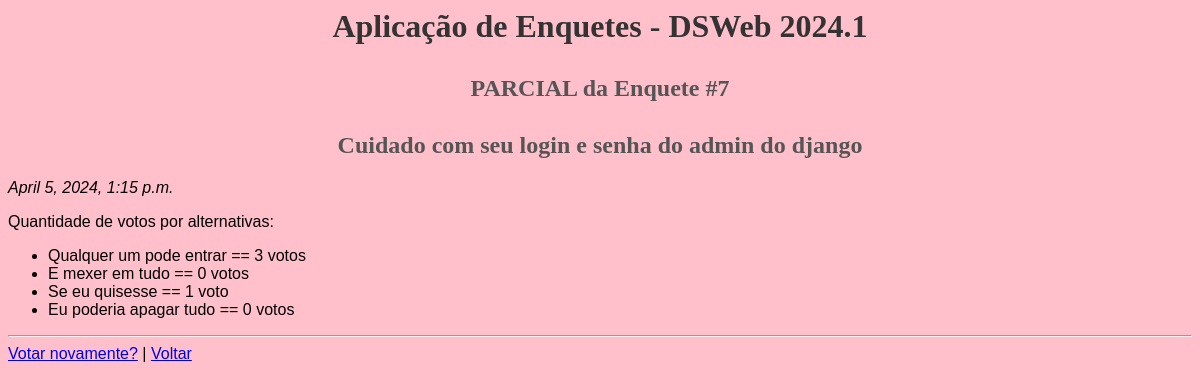
/enquetes/7/resultado/, run on the app's committed database.
### enquetes/models.py (models this page shows, shortened)
class Pergunta(models.Model):
    texto = models.CharField(max_length=150)
    data_pub = models.DateTimeField('Data de publicação')

class Alternativa(models.Model):
    texto = models.CharField(max_length=100)
    quant_votos = models.IntegerField(
        'Quantidade de votos', default=0
    )
    pergunta = models.ForeignKey(Pergunta, on_delete=models.CASCADE)

### enquetes/views.py (the view)
class ResultadoView(View):
    def get(self, request, *args, **kwargs):
        pergunta_id = kwargs['pk']
        pergunta = get_object_or_404(Pergunta, pk = pergunta_id)
        contexto = {'pergunta': pergunta}
        return render(request, 'enquetes/resultado.html', contexto)

### enquetes/templates/enquetes/resultado.html (shortened to what this page needs)
{% load static %}
<html>
    <head>
        <link rel="stylesheet" type="text/css" href="{% static 'style.css' %}">
    </head>
    <body>
        <h1>Aplicação de Enquetes - DSWeb 2024.1</h1>
        <h2>PARCIAL da Enquete #{{ pergunta.id }}</h2>
        <h2>{{ pergunta.texto }}</h2>
        <p><i>{{ pergunta.data_pub }}</i></p>
        <p>Quantidade de votos por alternativas:</p>
        <ul>
          {% for alt in pergunta.alternativa_set.all %}
            <li>
              {{ alt.texto }} == {{ alt.quant_votos }}
              voto{{ alt.quant_votos | pluralize }}
            </li>
          {% endfor %}
        </ul>
        <hr>
        <a href="{% url 'enquetes:detalhes' pergunta.id %}">Votar novamente?</a> |
        <a href="{% url 'enquetes:index' %}">Voltar</a>
    </body>
</html>

### static/style.css (style rules this page uses)
body { background-color: #FFC0CB; font-family: Arial, sans-serif; }
h1 { text-align: center; color: #333; font-family: Georgia, 'Times New Roman', Times, serif; }
h2 { text-align: center; color: #555; font-family: 'Comic Sans MS', Cursive; margin-top: 30px; }

### data on the page
Pergunta: id "7", texto "Cuidado com seu login e senha do admin do django", data_pub "April 5, 2024, 1:15 p.m."
Alternativa: texto "Qualquer um pode entrar", quant_votos "3", quant_votos|pluralize "s"
Alternativa: texto "E mexer em tudo", quant_votos "0", quant_votos|pluralize "s"
Alternativa: texto "Se eu quisesse", quant_votos "1"
Alternativa: texto "Eu poderia apagar tudo", quant_votos "0", quant_votos|pluralize "s"
